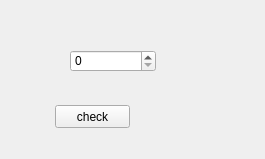
<?xml version="1.0" encoding="UTF-8"?>
<ui version="4.0">
 <class>Form</class>
 <widget class="QWidget" name="Form">
  <property name="geometry">
   <rect>
    <x>0</x>
    <y>0</y>
    <width>265</width>
    <height>159</height>
   </rect>
  </property>
  <property name="windowTitle">
   <string>Form</string>
  </property>
  <widget class="QPushButton" name="pushButton">
   <property name="geometry">
    <rect>
     <x>55</x>
     <y>105</y>
     <width>75</width>
     <height>23</height>
    </rect>
   </property>
   <property name="text">
    <string>check</string>
   </property>
  </widget>
  <widget class="QSpinBox" name="spinBox">
   <property name="geometry">
    <rect>
     <x>70</x>
     <y>50</y>
     <width>86</width>
     <height>22</height>
    </rect>
   </property>
   <property name="value">
    <number>0</number>
   </property>
  </widget>
 </widget>
 <resources/>
 <connections/>
</ui>
